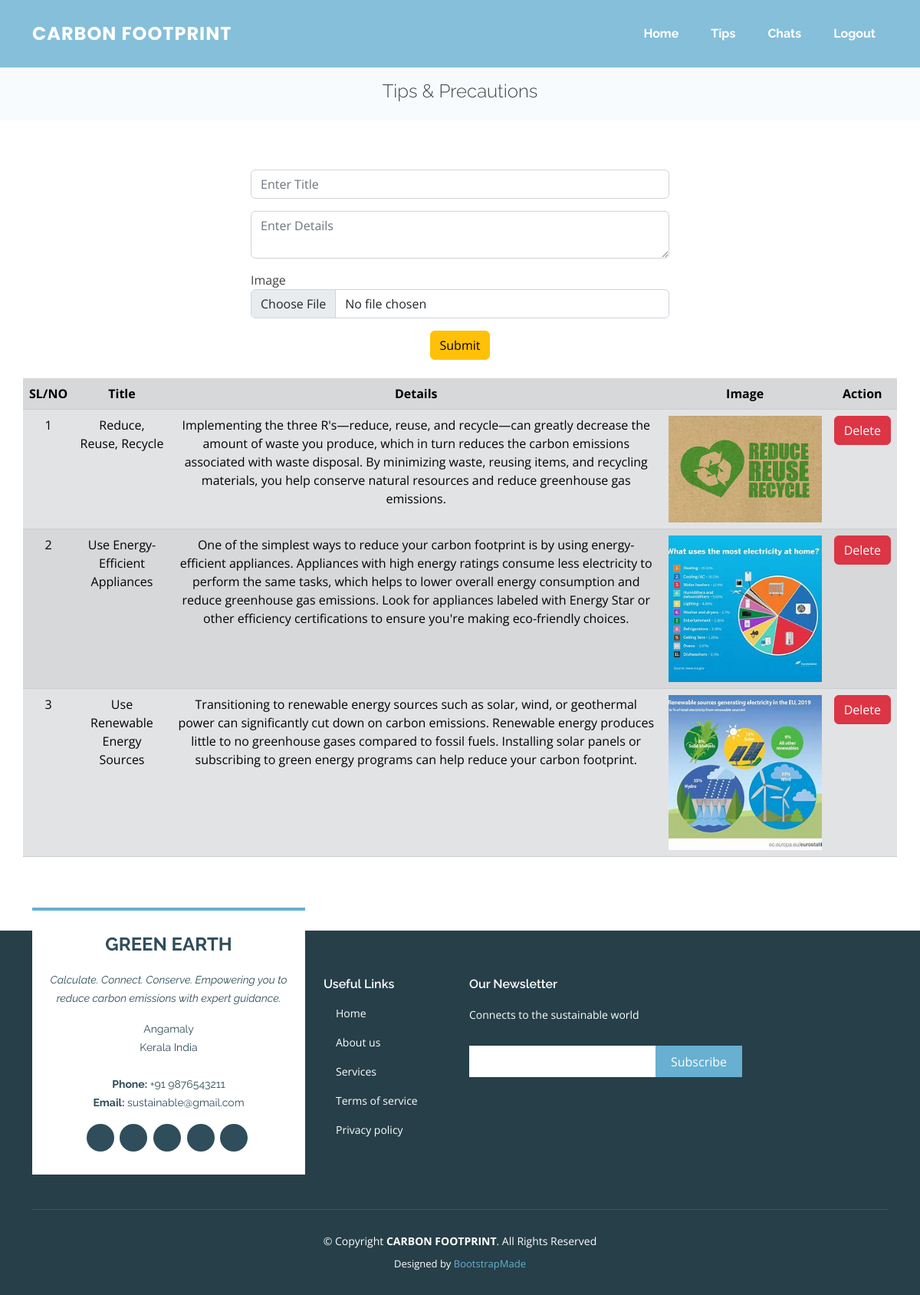
Screenshot of /expTips (signed in) with the database file from the repository.
### cfApp/models.py (models this page shows)
class Tips(models.Model):
    date = models.DateTimeField(auto_now_add=True, null=True)
    subject = models.CharField(max_length=50)
    details = models.CharField(max_length=300)
    image = models.FileField(null=True)
    experts = models.ForeignKey(Experts, on_delete=models.CASCADE)

### cfApp/views.py (the view)
# urls.py: path('expTips', views.expTips),
def expTips(request):
    uid = request.session['uid']
    user = Experts.objects.get(id=uid)
    if request.POST:
        subject = request.POST['subject']
        details = request.POST['details']
        image = request.FILES['image']
        gal = Tips.objects.create(subject=subject, details=details, image=image,experts=user)
        gal.save()
    data = Tips.objects.filter(experts__id=uid)
    return render(request, "expTips.html", {"data": data})

### templates/expTips.html (shortened to what this page needs)
{% extends "expBase.html" %} {% block content %}
<main id="main">
	<div
		class="breadcrumbs d-flex align-items-center"
		style="background-image: url('assets/img/breadcrumbs-bg.jpg')"
	>
		<div
			class="container position-relative d-flex flex-column align-items-center"
			data-aos="fade"
		>
			<h2>Tips & Precautions</h2>
		</div>
	</div>
	<section id="contact" class="contact">
		<div class="container" data-aos="fade-up" data-aos-delay="100">
			<div class="row gy-4 mt-1">
				<div class="col-lg-6" style="margin: auto">
					<form action="" method="post" enctype="multipart/form-data">
						<div class="row gy-4 mb-3">
							<div class="col-lg-12 form-group">
								<input
									type="text"
									name="subject"
									class="form-control"
									id="name"
									placeholder="Enter Title"
									required
								/>
							</div>
						</div>
						<div class="row gy-4 mb-3">
							<div class="col-lg-12 form-group">
								<textarea
									type="text"
									name="details"
									class="form-control"
									id="name"
									placeholder="Enter Details"
									required
								></textarea>
							</div>
						</div>
						<div class="row gy-4 mb-3">
							<div class="col-lg-12 form-group">
								Image
								<input
									type="file"
									name="image"
									class="form-control"
									id="name"
									required
								/>
							</div>
						</div>
						<div class="text-center">
							<button type="submit" name="submit" class="btn btn-warning">
								Submit
							</button>
						</div>
					</form>
				</div>
				<table
						class="table table-secondary table-striped table-hover text-center"
					>
						<tr>
							<th>SL/NO</th>
							<th>Title</th>
							<th>Details</th>
							<th>Image</th>
							<th>Action</th>
						</tr>
						{% for d in data %}
						<tr>
							<td>{{forloop.counter}}</td>
							<td>{{d.subject}}</td>
							<td>{{d.details}}</td>
							<td><a href="/static/media/{{d.image}}" target="_blank"><img src="/static/media/{{d.image}}" width="200" alt=""></a></td>
							<td>
								<a href="/expDelTip?id={{d.id}}" class="btn btn-danger">Delete</a>
							</td>
						</tr>
						{% endfor %}
					</table>
			</div>
		</div>
	</section>
</main>
{% endblock %}

### static/css/style.css (style rules this page uses)
body { font-family: "Open Sans", sans-serif; color: #444444; }
a { text-decoration: none; color: #67b0d1; }
h1, h2, h3, h4, h5, h6 { font-family: "Raleway", sans-serif; }
#main { margin-top: 90px; }
section { padding: 60px 0; overflow: hidden; }
.breadcrumbs { padding: 15px 0; background-color: #f8fbfd; min-height: 40px; }
.breadcrumbs h2 { font-size: 24px; font-weight: 300; }
.contact { padding-bottom: 80px; }

### rows the page displays
Tips: subject "Reduce, Reuse, Recycle", details "Implementing the three R's—reduce, reuse, and recycle—can greatly decrease the amount of waste you produce, which in turn reduces the carbon emissions associated with waste disposal. By minimizing waste, reusing items, and recycling materials, you help conserve natural resources and reduce greenhouse gas emissions.", image (picture)
Tips: subject "Use Energy-Efficient Appliances", details "One of the simplest ways to reduce your carbon footprint is by using energy-efficient appliances. Appliances with high energy ratings consume less electricity to perform the same tasks, which helps to lower overall energy consumption and reduce greenhouse gas emissions. Look for appliances labeled with Energy Star or other efficiency certifications to ensure you're making eco-friendly choices.", image (picture)
Tips: subject "Use Renewable Energy Sources", details "Transitioning to renewable energy sources such as solar, wind, or geothermal power can significantly cut down on carbon emissions. Renewable energy produces little to no greenhouse gases compared to fossil fuels. Installing solar panels or subscribing to green energy programs can help reduce your carbon footprint.", image (picture)
